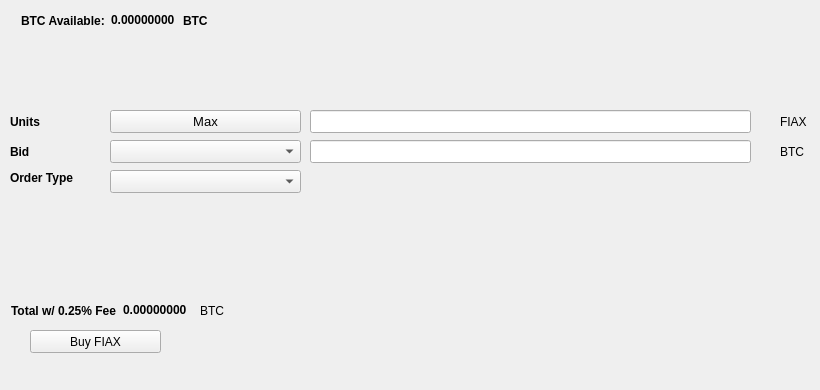
   <widget class="QWidget" name="BuyTab">
    <attribute name="title">
     <string>Buy</string>
    </attribute>
    <widget class="QPushButton" name="BuyFIAX">
     <property name="geometry">
      <rect>
       <x>30</x>
       <y>330</y>
       <width>131</width>
       <height>23</height>
      </rect>
     </property>
     <property name="text">
      <string>Buy FIAX</string>
     </property>
     <property name="icon">
      <iconset resource="../fiax.qrc">
       <normaloff>:/icons/bitcoin</normaloff>:/icons/bitcoin</iconset>
     </property>
    </widget>
    <widget class="QLabel" name="label_3">
     <property name="geometry">
      <rect>
       <x>10</x>
       <y>110</y>
       <width>46</width>
       <height>23</height>
      </rect>
     </property>
     <property name="font">
      <font>
       <weight>75</weight>
       <bold>true</bold>
      </font>
     </property>
     <property name="text">
      <string>Units</string>
     </property>
    </widget>
    <widget class="QLineEdit" name="UnitsInput">
     <property name="geometry">
      <rect>
       <x>310</x>
       <y>110</y>
       <width>441</width>
       <height>23</height>
      </rect>
     </property>
     <property name="font">
      <font>
       <pointsize>9</pointsize>
       <weight>75</weight>
       <bold>true</bold>
      </font>
     </property>
    </widget>
    <widget class="QLineEdit" name="BuyBidPriceEdit">
     <property name="geometry">
      <rect>
       <x>310</x>
       <y>140</y>
       <width>441</width>
       <height>23</height>
      </rect>
     </property>
     <property name="font">
      <font>
       <pointsize>9</pointsize>
       <weight>75</weight>
       <bold>true</bold>
      </font>
     </property>
    </widget>
    <widget class="QLabel" name="label_4">
     <property name="geometry">
      <rect>
       <x>780</x>
       <y>110</y>
       <width>31</width>
       <height>23</height>
      </rect>
     </property>
     <property name="text">
      <string>FIAX</string>
     </property>
    </widget>
    <widget class="QLabel" name="label_5">
     <property name="geometry">
      <rect>
       <x>780</x>
       <y>140</y>
       <width>31</width>
       <height>23</height>
      </rect>
     </property>
     <property name="text">
      <string>BTC</string>
     </property>
    </widget>
    <widget class="QLabel" name="label_6">
     <property name="geometry">
      <rect>
       <x>10</x>
       <y>140</y>
       <width>46</width>
       <height>23</height>
      </rect>
     </property>
     <property name="font">
      <font>
       <weight>75</weight>
       <bold>true</bold>
      </font>
     </property>
     <property name="text">
      <string>Bid</string>
     </property>
    </widget>
    <widget class="QLabel" name="label_7">
     <property name="geometry">
      <rect>
       <x>10</x>
       <y>170</y>
       <width>91</width>
       <height>16</height>
      </rect>
     </property>
     <property name="font">
      <font>
       <weight>75</weight>
       <bold>true</bold>
      </font>
     </property>
     <property name="text">
      <string>Order Type</string>
     </property>
    </widget>
    <widget class="QPushButton" name="Buy_Max_Amount">
     <property name="geometry">
      <rect>
       <x>110</x>
       <y>110</y>
       <width>191</width>
       <height>23</height>
      </rect>
     </property>
     <property name="font">
      <font>
       <pointsize>10</pointsize>
      </font>
     </property>
     <property name="text">
      <string>Max</string>
     </property>
    </widget>
    <widget class="QComboBox" name="BuyBidcomboBox">
     <property name="geometry">
      <rect>
       <x>110</x>
       <y>140</y>
       <width>191</width>
       <height>23</height>
      </rect>
     </property>
     <property name="font">
      <font>
       <pointsize>10</pointsize>
      </font>
     </property>
    </widget>
    <widget class="QComboBox" name="buyOrdertypeCombo">
     <property name="geometry">
      <rect>
       <x>110</x>
       <y>170</y>
       <width>191</width>
       <height>23</height>
      </rect>
     </property>
     <property name="font">
      <font>
       <pointsize>10</pointsize>
      </font>
     </property>
    </widget>
    <widget class="QWidget" name="layoutWidget1">
     <property name="geometry">
      <rect>
       <x>21</x>
       <y>11</y>
       <width>227</width>
       <height>19</height>
      </rect>
     </property>
     <layout class="QHBoxLayout" name="horizontalLayout_3">
      <item>
       <widget class="QLabel" name="label232">
        <property name="font">
         <font>
          <weight>75</weight>
          <bold>true</bold>
         </font>
        </property>
        <property name="text">
         <string>BTC Available:</string>
        </property>
       </widget>
      </item>
      <item>
       <widget class="QLabel" name="BtcAvailableLbl">
        <property name="palette">
         <palette>
          <active>
           <colorrole role="WindowText">
            <brush brushstyle="SolidPattern">
             <color alpha="255">
              <red>0</red>
              <green>0</green>
              <blue>0</blue>
             </color>
            </brush>
           </colorrole>
           <colorrole role="Button">
            <brush brushstyle="SolidPattern">
             <color alpha="255">
              <red>0</red>
              <green>170</green>
              <blue>0</blue>
             </color>
            </brush>
           </colorrole>
           <colorrole role="Light">
            <brush brushstyle="SolidPattern">
             <color alpha="255">
              <red>0</red>
              <green>255</green>
              <blue>0</blue>
             </color>
            </brush>
           </colorrole>
           <colorrole role="Midlight">
            <brush brushstyle="SolidPattern">
             <color alpha="255">
              <red>0</red>
              <green>212</green>
              <blue>0</blue>
             </color>
            </brush>
           </colorrole>
           <colorrole role="Dark">
            <brush brushstyle="SolidPattern">
             <color alpha="255">
              <red>0</red>
              <green>85</green>
              <blue>0</blue>
             </color>
            </brush>
           </colorrole>
           <colorrole role="Mid">
            <brush brushstyle="SolidPattern">
             <color alpha="255">
              <red>0</red>
              <green>113</green>
              <blue>0</blue>
             </color>
            </brush>
           </colorrole>
           <colorrole role="Text">
            <brush brushstyle="SolidPattern">
             <color alpha="255">
              <red>0</red>
              <green>170</green>
              <blue>0</blue>
             </color>
            </brush>
           </colorrole>
           <colorrole role="BrightText">
            <brush brushstyle="SolidPattern">
             <color alpha="255">
              <red>255</red>
              <green>255</green>
              <blue>255</blue>
             </color>
            </brush>
           </colorrole>
           <colorrole role="ButtonText">
            <brush brushstyle="SolidPattern">
             <color alpha="255">
              <red>0</red>
              <green>0</green>
              <blue>0</blue>
             </color>
            </brush>
           </colorrole>
           <colorrole role="Base">
            <brush brushstyle="SolidPattern">
             <color alpha="255">
              <red>255</red>
              <green>255</green>
              <blue>255</blue>
             </color>
            </brush>
           </colorrole>
           <colorrole role="Window">
            <brush brushstyle="SolidPattern">
             <color alpha="255">
              <red>0</red>
              <green>170</green>
              <blue>0</blue>
             </color>
            </brush>
           </colorrole>
           <colorrole role="Shadow">
            <brush brushstyle="SolidPattern">
             <color alpha="255">
              <red>0</red>
              <green>0</green>
              <blue>0</blue>
             </color>
            </brush>
           </colorrole>
           <colorrole role="AlternateBase">
            <brush brushstyle="SolidPattern">
             <color alpha="255">
              <red>127</red>
              <green>212</green>
              <blue>127</blue>
             </color>
            </brush>
           </colorrole>
           <colorrole role="ToolTipBase">
            <brush brushstyle="SolidPattern">
             <color alpha="255">
              <red>255</red>
              <green>255</green>
              <blue>220</blue>
             </color>
            </brush>
           </colorrole>
           <colorrole role="ToolTipText">
            <brush brushstyle="SolidPattern">
             <color alpha="255">
              <red>0</red>
              <green>0</green>
              <blue>0</blue>
             </color>
            </brush>
           </colorrole>
          </active>
          <inactive>
           <colorrole role="WindowText">
            <brush brushstyle="SolidPattern">
             <color alpha="255">
              <red>0</red>
              <green>0</green>
              <blue>0</blue>
             </color>
            </brush>
           </colorrole>
           <colorrole role="Button">
            <brush brushstyle="SolidPattern">
             <color alpha="255">
              <red>0</red>
              <green>170</green>
              <blue>0</blue>
             </color>
            </brush>
           </colorrole>
           <colorrole role="Light">
            <brush brushstyle="SolidPattern">
             <color alpha="255">
              <red>0</red>
              <green>255</green>
              <blue>0</blue>
             </color>
            </brush>
           </colorrole>
           <colorrole role="Midlight">
            <brush brushstyle="SolidPattern">
             <color alpha="255">
              <red>0</red>
              <green>212</green>
              <blue>0</blue>
             </color>
            </brush>
           </colorrole>
           <colorrole role="Dark">
            <brush brushstyle="SolidPattern">
             <color alpha="255">
              <red>0</red>
              <green>85</green>
              <blue>0</blue>
             </color>
            </brush>
           </colorrole>
           <colorrole role="Mid">
            <brush brushstyle="SolidPattern">
             <color alpha="255">
              <red>0</red>
              <green>113</green>
              <blue>0</blue>
             </color>
            </brush>
           </colorrole>
           <colorrole role="Text">
            <brush brushstyle="SolidPattern">
             <color alpha="255">
              <red>0</red>
              <green>170</green>
              <blue>0</blue>
             </color>
            </brush>
           </colorrole>
           <colorrole role="BrightText">
            <brush brushstyle="SolidPattern">
             <color alpha="255">
              <red>255</red>
              <green>255</green>
              <blue>255</blue>
             </color>
            </brush>
           </colorrole>
           <colorrole role="ButtonText">
            <brush brushstyle="SolidPattern">
             <color alpha="255">
              <red>0</red>
              <green>0</green>
              <blue>0</blue>
             </color>
            </brush>
           </colorrole>
           <colorrole role="Base">
            <brush brushstyle="SolidPattern">
             <color alpha="255">
              <red>255</red>
              <green>255</green>
              <blue>255</blue>
             </color>
            </brush>
           </colorrole>
           <colorrole role="Window">
            <brush brushstyle="SolidPattern">
             <color alpha="255">
              <red>0</red>
              <green>170</green>
              <blue>0</blue>
             </color>
            </brush>
           </colorrole>
           <colorrole role="Shadow">
            <brush brushstyle="SolidPattern">
             <color alpha="255">
              <red>0</red>
              <green>0</green>
              <blue>0</blue>
             </color>
            </brush>
           </colorrole>
           <colorrole role="AlternateBase">
            <brush brushstyle="SolidPattern">
             <color alpha="255">
              <red>127</red>
              <green>212</green>
              <blue>127</blue>
             </color>
            </brush>
           </colorrole>
           <colorrole role="ToolTipBase">
            <brush brushstyle="SolidPattern">
             <color alpha="255">
              <red>255</red>
              <green>255</green>
              <blue>220</blue>
             </color>
            </brush>
           </colorrole>
           <colorrole role="ToolTipText">
            <brush brushstyle="SolidPattern">
             <color alpha="255">
              <red>0</red>
              <green>0</green>
              <blue>0</blue>
             </color>
            </brush>
           </colorrole>
          </inactive>
          <disabled>
           <colorrole role="WindowText">
            <brush brushstyle="SolidPattern">
             <color alpha="255">
              <red>0</red>
              <green>85</green>
              <blue>0</blue>
             </color>
            </brush>
           </colorrole>
           <colorrole role="Button">
            <brush brushstyle="SolidPattern">
             <color alpha="255">
              <red>0</red>
              <green>170</green>
              <blue>0</blue>
             </color>
            </brush>
           </colorrole>
           <colorrole role="Light">
            <brush brushstyle="SolidPattern">
             <color alpha="255">
              <red>0</red>
              <green>255</green>
              <blue>0</blue>
             </color>
            </brush>
           </colorrole>
           <colorrole role="Midlight">
            <brush brushstyle="SolidPattern">
             <color alpha="255">
              <red>0</red>
              <green>212</green>
              <blue>0</blue>
             </color>
            </brush>
           </colorrole>
           <colorrole role="Dark">
            <brush brushstyle="SolidPattern">
             <color alpha="255">
              <red>0</red>
              <green>85</green>
              <blue>0</blue>
             </color>
            </brush>
           </colorrole>
           <colorrole role="Mid">
            <brush brushstyle="SolidPattern">
             <color alpha="255">
              <red>0</red>
              <green>113</green>
              <blue>0</blue>
             </color>
            </brush>
           </colorrole>
           <colorrole role="Text">
            <brush brushstyle="SolidPattern">
             <color alpha="255">
              <red>0</red>
              <green>85</green>
              <blue>0</blue>
             </color>
            </brush>
           </colorrole>
           <colorrole role="BrightText">
            <brush brushstyle="SolidPattern">
             <color alpha="255">
              <red>255</red>
              <green>255</green>
              <blue>255</blue>
             </color>
            </brush>
           </colorrole>
           <colorrole role="ButtonText">
            <brush brushstyle="SolidPattern">
             <color alpha="255">
              <red>0</red>
              <green>85</green>
              <blue>0</blue>
             </color>
            </brush>
           </colorrole>
           <colorrole role="Base">
            <brush brushstyle="SolidPattern">
             <color alpha="255">
              <red>0</red>
              <green>170</green>
              <blue>0</blue>
             </color>
            </brush>
           </colorrole>
           <colorrole role="Window">
            <brush brushstyle="SolidPattern">
             <color alpha="255">
              <red>0</red>
              <green>170</green>
              <blue>0</blue>
             </color>
            </brush>
           </colorrole>
           <colorrole role="Shadow">
            <brush brushstyle="SolidPattern">
             <color alpha="255">
              <red>0</red>
              <green>0</green>
              <blue>0</blue>
             </color>
            </brush>
           </colorrole>
           <colorrole role="AlternateBase">
            <brush brushstyle="SolidPattern">
             <color alpha="255">
              <red>0</red>
              <green>170</green>
              <blue>0</blue>
             </color>
            </brush>
           </colorrole>
           <colorrole role="ToolTipBase">
            <brush brushstyle="SolidPattern">
             <color alpha="255">
              <red>255</red>
              <green>255</green>
              <blue>220</blue>
             </color>
            </brush>
           </colorrole>
           <colorrole role="ToolTipText">
            <brush brushstyle="SolidPattern">
             <color alpha="255">
              <red>0</red>
              <green>0</green>
              <blue>0</blue>
             </color>
            </brush>
           </colorrole>
          </disabled>
         </palette>
        </property>
        <property name="font">
         <font>
          <weight>75</weight>
          <bold>true</bold>
         </font>
        </property>
        <property name="text">
         <string>0.00000000</string>
        </property>
        <property name="textInteractionFlags">
         <set>Qt::LinksAccessibleByMouse|Qt::TextSelectableByKeyboard|Qt::TextSelectableByMouse</set>
        </property>
       </widget>
      </item>
      <item>
       <widget class="QLabel" name="BtcAvailableLbl_2">
        <property name="font">
         <font>
          <weight>75</weight>
          <bold>true</bold>
         </font>
        </property>
        <property name="text">
         <string>BTC</string>
        </property>
       </widget>
      </item>
     </layout>
    </widget>
    <widget class="QWidget" name="layoutWidge2">
     <property name="geometry">
      <rect>
       <x>11</x>
       <y>301</y>
       <width>259</width>
       <height>19</height>
      </rect>
     </property>
     <layout class="QHBoxLayout" name="horizontalLayout_4">
      <item>
       <widget class="QLabel" name="label_9">
        <property name="font">
         <font>
          <weight>75</weight>
          <bold>true</bold>
         </font>
        </property>
        <property name="text">
         <string>Total w/ 0.25% Fee</string>
        </property>
       </widget>
      </item>
      <item>
       <widget class="QLabel" name="BuyCostLabel">
        <property name="palette">
         <palette>
          <active>
           <colorrole role="WindowText">
            <brush brushstyle="SolidPattern">
             <color alpha="255">
              <red>0</red>
              <green>0</green>
              <blue>0</blue>
             </color>
            </brush>
           </colorrole>
           <colorrole role="Button">
            <brush brushstyle="SolidPattern">
             <color alpha="255">
              <red>0</red>
              <green>170</green>
              <blue>0</blue>
             </color>
            </brush>
           </colorrole>
           <colorrole role="Light">
            <brush brushstyle="SolidPattern">
             <color alpha="255">
              <red>0</red>
              <green>255</green>
              <blue>0</blue>
             </color>
            </brush>
           </colorrole>
           <colorrole role="Midlight">
            <brush brushstyle="SolidPattern">
             <color alpha="255">
              <red>0</red>
              <green>212</green>
              <blue>0</blue>
             </color>
            </brush>
           </colorrole>
           <colorrole role="Dark">
            <brush brushstyle="SolidPattern">
             <color alpha="255">
              <red>0</red>
              <green>85</green>
              <blue>0</blue>
             </color>
            </brush>
           </colorrole>
           <colorrole role="Mid">
            <brush brushstyle="SolidPattern">
             <color alpha="255">
              <red>0</red>
              <green>113</green>
              <blue>0</blue>
             </color>
            </brush>
           </colorrole>
           <colorrole role="Text">
            <brush brushstyle="SolidPattern">
             <color alpha="255">
              <red>0</red>
              <green>170</green>
              <blue>0</blue>
             </color>
            </brush>
           </colorrole>
           <colorrole role="BrightText">
            <brush brushstyle="SolidPattern">
             <color alpha="255">
              <red>255</red>
              <green>255</green>
              <blue>255</blue>
             </color>
            </brush>
           </colorrole>
           <colorrole role="ButtonText">
            <brush brushstyle="SolidPattern">
             <color alpha="255">
              <red>0</red>
              <green>0</green>
              <blue>0</blue>
             </color>
            </brush>
           </colorrole>
           <colorrole role="Base">
            <brush brushstyle="SolidPattern">
             <color alpha="255">
              <red>255</red>
              <green>255</green>
              <blue>255</blue>
             </color>
            </brush>
           </colorrole>
           <colorrole role="Window">
            <brush brushstyle="SolidPattern">
             <color alpha="255">
              <red>0</red>
              <green>170</green>
              <blue>0</blue>
             </color>
            </brush>
           </colorrole>
           <colorrole role="Shadow">
            <brush brushstyle="SolidPattern">
             <color alpha="255">
              <red>0</red>
              <green>0</green>
              <blue>0</blue>
             </color>
            </brush>
           </colorrole>
           <colorrole role="AlternateBase">
            <brush brushstyle="SolidPattern">
             <color alpha="255">
              <red>127</red>
              <green>212</green>
              <blue>127</blue>
             </color>
            </brush>
           </colorrole>
           <colorrole role="ToolTipBase">
            <brush brushstyle="SolidPattern">
             <color alpha="255">
              <red>255</red>
              <green>255</green>
              <blue>220</blue>
             </color>
            </brush>
           </colorrole>
           <colorrole role="ToolTipText">
            <brush brushstyle="SolidPattern">
             <color alpha="255">
              <red>0</red>
              <green>0</green>
              <blue>0</blue>
             </color>
            </brush>
           </colorrole>
          </active>
          <inactive>
           <colorrole role="WindowText">
            <brush brushstyle="SolidPattern">
             <color alpha="255">
              <red>0</red>
              <green>0</green>
              <blue>0</blue>
             </color>
            </brush>
           </colorrole>
           <colorrole role="Button">
            <brush brushstyle="SolidPattern">
             <color alpha="255">
              <red>0</red>
              <green>170</green>
              <blue>0</blue>
             </color>
            </brush>
           </colorrole>
           <colorrole role="Light">
            <brush brushstyle="SolidPattern">
             <color alpha="255">
              <red>0</red>
              <green>255</green>
              <blue>0</blue>
             </color>
            </brush>
           </colorrole>
           <colorrole role="Midlight">
            <brush brushstyle="SolidPattern">
             <color alpha="255">
              <red>0</red>
              <green>212</green>
              <blue>0</blue>
             </color>
            </brush>
           </colorrole>
           <colorrole role="Dark">
            <brush brushstyle="SolidPattern">
             <color alpha="255">
              <red>0</red>
              <green>85</green>
              <blue>0</blue>
             </color>
            </brush>
           </colorrole>
           <colorrole role="Mid">
            <brush brushstyle="SolidPattern">
             <color alpha="255">
              <red>0</red>
              <green>113</green>
              <blue>0</blue>
             </color>
            </brush>
           </colorrole>
           <colorrole role="Text">
            <brush brushstyle="SolidPattern">
             <color alpha="255">
              <red>0</red>
              <green>170</green>
              <blue>0</blue>
             </color>
            </brush>
           </colorrole>
           <colorrole role="BrightText">
            <brush brushstyle="SolidPattern">
             <color alpha="255">
              <red>255</red>
              <green>255</green>
              <blue>255</blue>
             </color>
            </brush>
           </colorrole>
           <colorrole role="ButtonText">
            <brush brushstyle="SolidPattern">
             <color alpha="255">
              <red>0</red>
              <green>0</green>
              <blue>0</blue>
             </color>
            </brush>
           </colorrole>
           <colorrole role="Base">
            <brush brushstyle="SolidPattern">
             <color alpha="255">
              <red>255</red>
              <green>255</green>
              <blue>255</blue>
             </color>
            </brush>
           </colorrole>
           <colorrole role="Window">
            <brush brushstyle="SolidPattern">
             <color alpha="255">
              <red>0</red>
              <green>170</green>
              <blue>0</blue>
             </color>
            </brush>
           </colorrole>
           <colorrole role="Shadow">
            <brush brushstyle="SolidPattern">
             <color alpha="255">
              <red>0</red>
              <green>0</green>
              <blue>0</blue>
             </color>
            </brush>
           </colorrole>
           <colorrole role="AlternateBase">
            <brush brushstyle="SolidPattern">
             <color alpha="255">
              <red>127</red>
              <green>212</green>
              <blue>127</blue>
             </color>
            </brush>
           </colorrole>
           <colorrole role="ToolTipBase">
            <brush brushstyle="SolidPattern">
             <color alpha="255">
              <red>255</red>
              <green>255</green>
              <blue>220</blue>
             </color>
            </brush>
           </colorrole>
           <colorrole role="ToolTipText">
            <brush brushstyle="SolidPattern">
             <color alpha="255">
              <red>0</red>
              <green>0</green>
              <blue>0</blue>
             </color>
            </brush>
           </colorrole>
          </inactive>
          <disabled>
           <colorrole role="WindowText">
            <brush brushstyle="SolidPattern">
             <color alpha="255">
              <red>0</red>
              <green>85</green>
              <blue>0</blue>
             </color>
            </brush>
           </colorrole>
           <colorrole role="Button">
            <brush brushstyle="SolidPattern">
             <color alpha="255">
              <red>0</red>
              <green>170</green>
              <blue>0</blue>
             </color>
            </brush>
           </colorrole>
           <colorrole role="Light">
            <brush brushstyle="SolidPattern">
             <color alpha="255">
              <red>0</red>
              <green>255</green>
              <blue>0</blue>
             </color>
            </brush>
           </colorrole>
           <colorrole role="Midlight">
            <brush brushstyle="SolidPattern">
             <color alpha="255">
              <red>0</red>
              <green>212</green>
              <blue>0</blue>
             </color>
            </brush>
           </colorrole>
           <colorrole role="Dark">
            <brush brushstyle="SolidPattern">
             <color alpha="255">
              <red>0</red>
              <green>85</green>
              <blue>0</blue>
             </color>
            </brush>
           </colorrole>
           <colorrole role="Mid">
            <brush brushstyle="SolidPattern">
             <color alpha="255">
              <red>0</red>
              <green>113</green>
              <blue>0</blue>
             </color>
            </brush>
           </colorrole>
           <colorrole role="Text">
            <brush brushstyle="SolidPattern">
             <color alpha="255">
              <red>0</red>
              <green>85</green>
              <blue>0</blue>
             </color>
            </brush>
           </colorrole>
           <colorrole role="BrightText">
            <brush brushstyle="SolidPattern">
             <color alpha="255">
              <red>255</red>
              <green>255</green>
              <blue>255</blue>
             </color>
            </brush>
           </colorrole>
           <colorrole role="ButtonText">
            <brush brushstyle="SolidPattern">
             <color alpha="255">
              <red>0</red>
              <green>85</green>
              <blue>0</blue>
             </color>
            </brush>
           </colorrole>
           <colorrole role="Base">
            <brush brushstyle="SolidPattern">
             <color alpha="255">
              <red>0</red>
              <green>170</green>
              <blue>0</blue>
             </color>
            </brush>
           </colorrole>
           <colorrole role="Window">
            <brush brushstyle="SolidPattern">
             <color alpha="255">
              <red>0</red>
              <green>170</green>
              <blue>0</blue>
             </color>
            </brush>
           </colorrole>
           <colorrole role="Shadow">
            <brush brushstyle="SolidPattern">
             <color alpha="255">
              <red>0</red>
              <green>0</green>
              <blue>0</blue>
             </color>
            </brush>
           </colorrole>
           <colorrole role="AlternateBase">
            <brush brushstyle="SolidPattern">
             <color alpha="255">
              <red>0</red>
              <green>170</green>
              <blue>0</blue>
             </color>
            </brush>
           </colorrole>
           <colorrole role="ToolTipBase">
            <brush brushstyle="SolidPattern">
             <color alpha="255">
              <red>255</red>
              <green>255</green>
              <blue>220</blue>
             </color>
            </brush>
           </colorrole>
           <colorrole role="ToolTipText">
            <brush brushstyle="SolidPattern">
             <color alpha="255">
              <red>0</red>
              <green>0</green>
              <blue>0</blue>
             </color>
            </brush>
           </colorrole>
          </disabled>
         </palette>
        </property>
        <property name="font">
         <font>
          <weight>75</weight>
          <bold>true</bold>
         </font>
        </property>
        <property name="autoFillBackground">
         <bool>false</bool>
        </property>
        <property name="text">
         <string>0.00000000</string>
        </property>
        <property name="textInteractionFlags">
         <set>Qt::LinksAccessibleByMouse|Qt::TextSelectableByMouse</set>
        </property>
       </widget>
      </item>
      <item>
       <widget class="QLabel" name="label_10">
        <property name="font">
         <font>
          <weight>50</weight>
          <bold>false</bold>
         </font>
        </property>
        <property name="text">
         <string>BTC</string>
        </property>
       </widget>
      </item>
     </layout>
    </widget>
    <widget class="QLabel" name="label_24">
     <property name="geometry">
      <rect>
       <x>460</x>
       <y>300</y>
       <width>281</width>
       <height>81</height>
      </rect>
     </property>
     <property name="text">
      <string/>
     </property>
     <property name="pixmap">
      <pixmap>:/images/bittrex</pixmap>
     </property>
    </widget>
   </widget>
